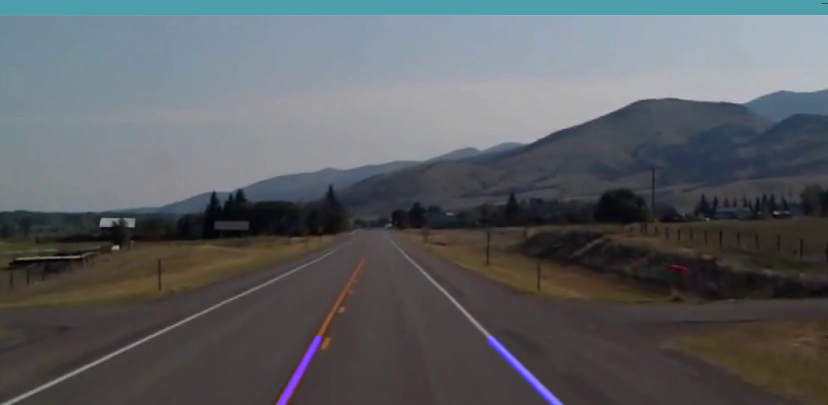
#> input picture frame 22 of laneline detection using python (1).mp4, 1656 x 810 px, given in place of test2.mp4, which was not available (shown at 1/2 size)
$ python 'lane line.py'
#> lines starting #> are read from the running program, lines starting #| are printed output that depends on the picture; after the words box and inside, x2 and y2 are one past the last pixel; in counts of white or black regions, pixels touching at a corner belong together; long printed decimals are rounded; pictures that were not available may be replaced by others from this repository, and a replacement may not be noted
import cv2
import numpy as np
import matplotlib.pyplot as plt

#cv2.imshow("result",gray)
cv2.waitKey(0)

def canny(image):
    gray=cv2.cvtColor(image,cv2.COLOR_RGB2GRAY)
    blur=cv2.GaussianBlur(gray,(5,5),0)
    canny=cv2.Canny(blur,50,150)
    return canny


def ROI(image):
    height =700
    triangle = np.array([[
        (200, height), (1100, height), (550, 250)]])
    mask = np.zeros_like(image)
    cv2.fillPoly(mask, triangle, 255)
    masked_image = cv2.bitwise_and(image, mask)
    return masked_image


def display_line(image, lines):
    line_image = np.zeros_like(image)
    if lines is not None:
        for line in lines:
            x1,y1,x2,y2 = line.reshape(4)
            cv2.line(line_image, (x1,y1), (x2,y2), (255,0,0), 10)
    return line_image

def coordinates(image, line_parameters):
    slope, intercept = line_parameters
    y1 = image.shape[0]
    y2 = int(y1*(3/5))
    x1=int((y1-intercept)/slope)
    x2 = int((y2 - intercept) / slope)
    return np.array([x1,y1,x2,y2])

def average_slope(image, line):
    left_fit=[]
    right_fit = []
    for line in lines:
        x1,y1,x2,y2=line.reshape(4)
        parameters= np.polyfit((x1,x2), (y1,y2), 1)
        print(parameters)
        slope=parameters[0]
        intercept=parameters[1]
        if slope<0:
            left_fit.append((slope, intercept))
        else:
            right_fit.append((slope, intercept))
    left_fit_avg = np.average(left_fit, axis=0)
    right_fit_avg = np.average(right_fit, axis=0)
    left_line = coordinates(image, left_fit_avg)
    right_line = coordinates(image, right_fit_avg)
    return np.array([left_line, right_line])

# [16 lines of commented-out code are left out]
cap = cv2.VideoCapture("test2.mp4")
while (cap.isOpened()):
    ret, frame = cap.read()
#> frame is the input picture: shape (810, 1656, 3); mean B, G, R 98.3, 95.1, 91.3
    if not ret:
        break
    canny_images = canny(frame)
#> in canny, `gray=cv2.cvtColor(image,cv2.COLOR_RGB2GRAY)`:
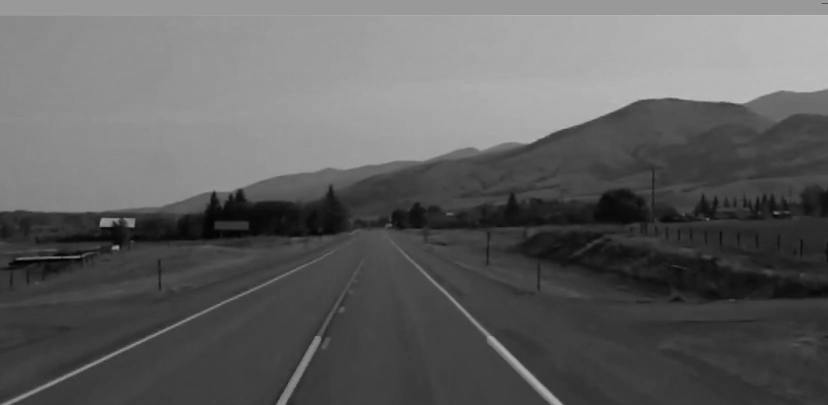
#> gray: shape (810, 1656) (shown at 1/2 size); min 0, max 194, mean 95.6
#> in canny, `canny=cv2.Canny(blur,50,150)`:
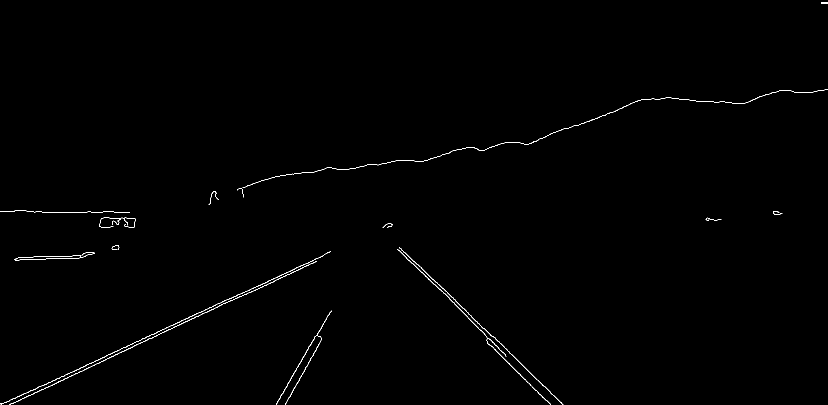
#> canny: shape (810, 1656) (shown at 1/2 size); 0.43% white in thin lines or dots
    cropped_image = ROI(canny_images)
#> in ROI, `cv2.fillPoly(mask, triangle, 255)`:
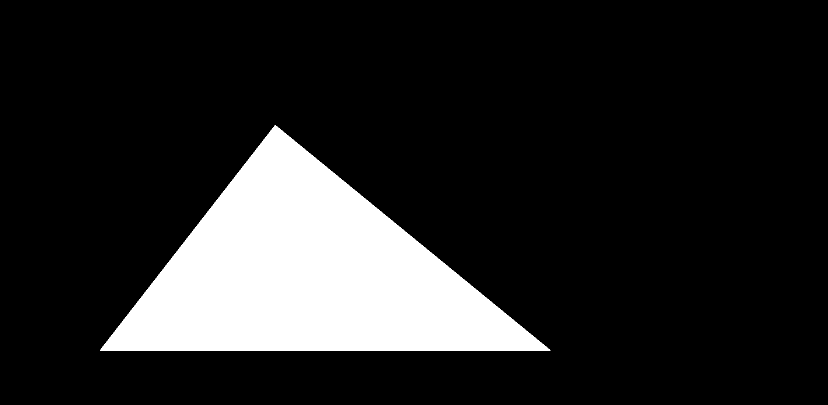
#> mask: shape (810, 1656) (shown at 1/2 size); 15.2% white; 1 white region, box (x1, y1, x2, y2) and area: (200, 250, 1101, 701) 203451
#> in ROI, `masked_image = cv2.bitwise_and(image, mask)`:
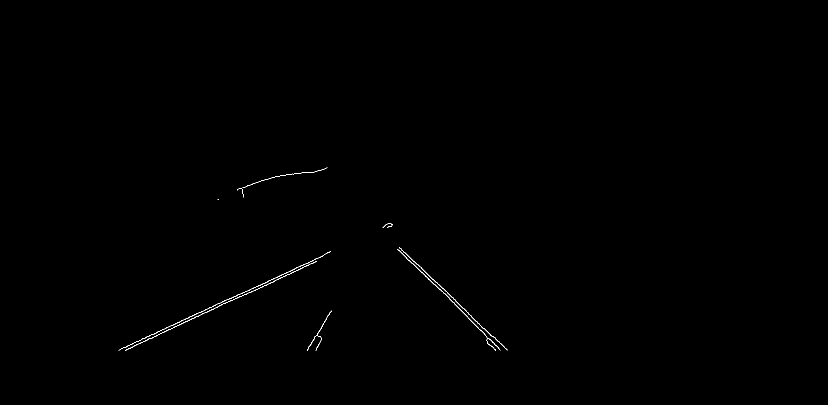
#> masked_image: shape (810, 1656) (shown at 1/2 size); 0.17% white in thin lines or dots, all inside (x1, y1, x2, y2) = (237, 335, 1015, 701)
    lines = cv2.HoughLinesP(cropped_image, 2, np.pi / 180, 100, np.array([]), 40, 5)
#> lines = [[458, 603, 504, 582], [250, 700, 437, 613], [456, 599, 649, 509], [828, 522, 884, 576], [237, 700, 460, 596], [795, 498, 868, 569], [885, 583, 960, 660], [889, 580, 946, 636], [518, 577, 632, 522], [810, 505, 876, 569], [948, 639, 1014, 699], [942, 641, 999, 698]]
    average_lines = average_slope(frame, lines)
#> the loop in average_slope, `for line in lines:` made 12 passes
#> (x1, y1, x2, y2, slope, intercept) on passes 1 to 12: (458, 603, 504, 582, -0.457, 812.1), (250, 700, 437, 613, -0.465, 816.3), (456, 599, 649, 509, -0.466, 811.6), (828, 522, 884, 576, 0.964, -276.4), (237, 700, 460, 596, -0.466, 810.5), (795, 498, 868, 569, 0.973, -275.2), (885, 583, 960, 660, 1.03, -325.6), (889, 580, 946, 636, 0.982, -293.4), (518, 577, 632, 522, -0.482, 826.9), (810, 505, 876, 569, 0.97, -280.5), (948, 639, 1014, 699, 0.909, -222.8), (942, 641, 999, 698, 1, -301)
#| [-4.56521739e-01  8.12086957e+02]
#| [-4.65240642e-01  8.16310160e+02]
#| [-4.66321244e-01  8.11642487e+02]
#| [   0.9643 -276.429]
#| [-4.66367713e-01  8.10529148e+02]
#| [   0.9726 -275.219]
#| [   1.027 -325.6       ]
#| [   0.9825 -293.404]
#> (further printed lines are left out)
#> after the loop in average_slope, `for line in lines:`: left_fit = [(-0.457, 812.1), (-0.465, 816.3), (-0.466, 811.6), (-0.466, 810.5), (-0.482, 826.9)]; right_fit = [(0.964, -276.4), (0.973, -275.2), (1.03, -325.6), (0.982, -293.4), (0.97, -280.5), (0.909, -222.8), (1, -301)]
#> in average_slope, `left_fit_avg = np.average(left_fit, axis=0)`: left_fit_avg = [-0.467, 815.5]
#> in average_slope, `right_fit_avg = np.average(right_fit, axis=0)`: right_fit_avg = [0.975, -282.1]
#> in coordinates, `slope, intercept = line_parameters`: slope = -0.467; intercept = 815.5
#> in coordinates, `x1=int((y1-intercept)/slope)`: x1 = 11
#> in coordinates, `x2 = int((y2 - intercept) / slope)`: x2 = 704
#> in average_slope, `left_line = coordinates(image, left_fit_avg)`: left_line = [11, 810, 704, 486]
#> in average_slope, `right_line = coordinates(image, right_fit_avg)`: right_line = [1120, 810, 787, 486]
#> average_lines = [[11, 810, 704, 486], [1120, 810, 787, 486]]
    line_image = display_line(frame, average_lines)
#> the loop in display_line, `for line in lines:` made 2 passes
    final_image = cv2.addWeighted(frame, 0.8, line_image, 1, 1)
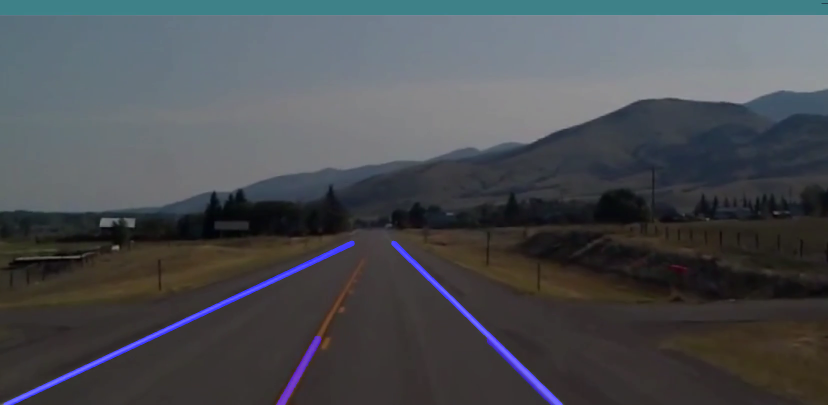
#> final_image: shape (810, 1656, 3) (shown at 1/2 size); mean B, G, R 81.3, 77.1, 74.1
    cv2.imshow("Result", final_image)
    if cv2.waitKey(1) &0xFF == ord('q'):
#> (key q is pressed here)
        break
cap.release()
cv2.destroyAllWindows()

$ run again, starting later in the video
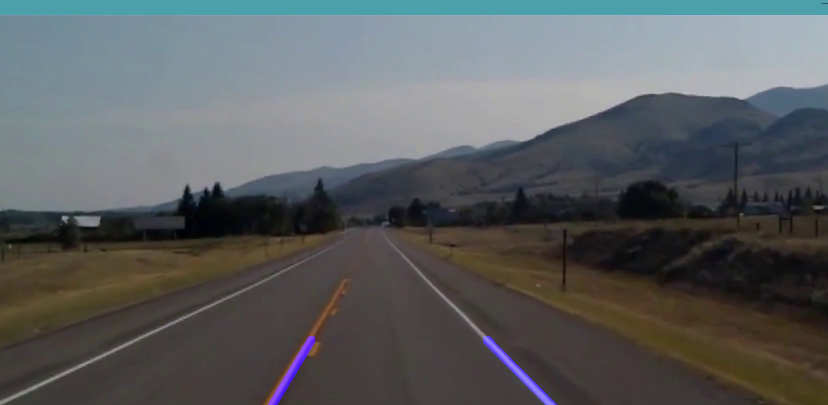
#> input picture frame 102 of laneline detection using python (1).mp4, 1656 x 810 px, given in place of test2.mp4, which was not available (shown at 1/2 size)
#> frame is the input picture: shape (810, 1656, 3); mean B, G, R 95.5, 94.2, 90.8
#> in canny, `canny=cv2.Canny(blur,50,150)`:
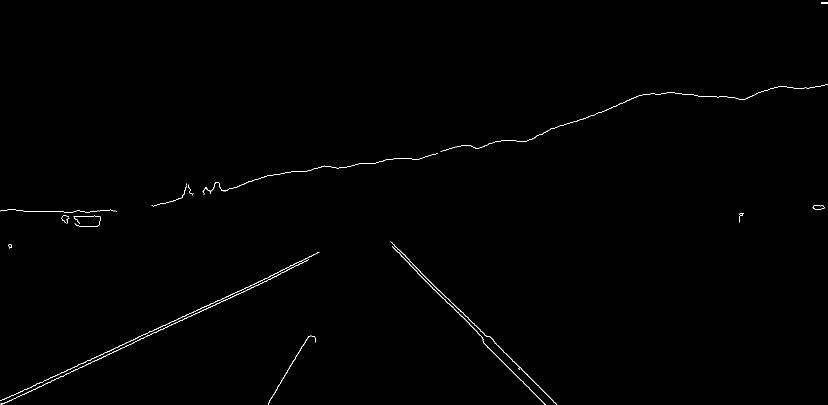
#> canny: shape (810, 1656) (shown at 1/2 size); 0.39% white in thin lines or dots
#> mask: shape (810, 1656); 15.2% white; 1 white region, box (x1, y1, x2, y2) and area: (200, 250, 1101, 701) 203451
#> masked_image: shape (810, 1656); 0.16% white in thin lines or dots, all inside (x1, y1, x2, y2) = (222, 331, 1006, 701)
#> lines = [[234, 700, 560, 548], [222, 700, 437, 600], [784, 493, 835, 544], [781, 483, 841, 543], [841, 545, 973, 672], [559, 542, 637, 504], [819, 529, 922, 632], [382, 626, 463, 589], [924, 632, 965, 676], [575, 539, 617, 519], [465, 588, 638, 504]]
#> the loop in average_slope, `for line in lines:` made 11 passes
#> (x1, y1, x2, y2, slope, intercept) on passes 1 to 8: (234, 700, 560, 548, -0.466, 809.1), (222, 700, 437, 600, -0.465, 803.3), (784, 493, 835, 544, 1, -291), (781, 483, 841, 543, 1, -298), (841, 545, 973, 672, 0.962, -264.1), (559, 542, 637, 504, -0.487, 814.3), (819, 529, 922, 632, 1, -290), (382, 626, 463, 589, -0.457, 800.5)
#> (printed output is left out)
#> after the loop in average_slope, `for line in lines:`: left_fit = [(-0.466, 809.1), (-0.465, 803.3), (-0.487, 814.3), (-0.457, 800.5), (-0.476, 812.8), (-0.486, 813.8)]; right_fit = [(1, -291), (1, -298), (0.962, -264.1), (1, -290), (1.07, -359.6)]
#> left_fit_avg = [-0.473, 809]
#> right_fit_avg = [1.01, -300.6]
#> in coordinates, `slope, intercept = line_parameters`: slope = -0.473; intercept = 809
#> in coordinates, `x1=int((y1-intercept)/slope)`: x1 = -2
#> in coordinates, `x2 = int((y2 - intercept) / slope)`: x2 = 683
#> left_line = [-2, 810, 683, 486]
#> right_line = [1102, 810, 781, 486]
#> average_lines = [[-2, 810, 683, 486], [1102, 810, 781, 486]]
#> the loop in display_line, `for line in lines:` made 2 passes
#> `final_image = cv2.addWeighted(frame, 0.8, line_image, 1, 1)`:
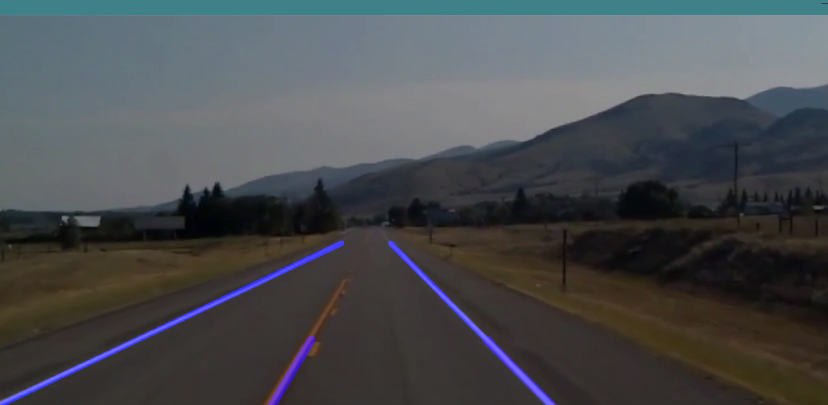
#> final_image: shape (810, 1656, 3) (shown at 1/2 size); mean B, G, R 79.1, 76.3, 73.6

$ run again, starting later in the video
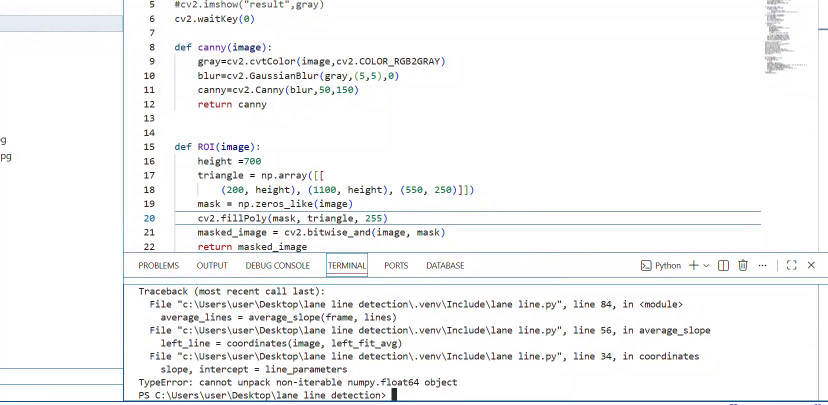
#> input picture frame 182 of laneline detection using python (1).mp4, 1656 x 810 px, given in place of test2.mp4, which was not available (shown at 1/2 size)
#> frame is the input picture: shape (810, 1656, 3); mean B, G, R 245.6, 245.3, 244.7
#> in canny, `canny=cv2.Canny(blur,50,150)`:
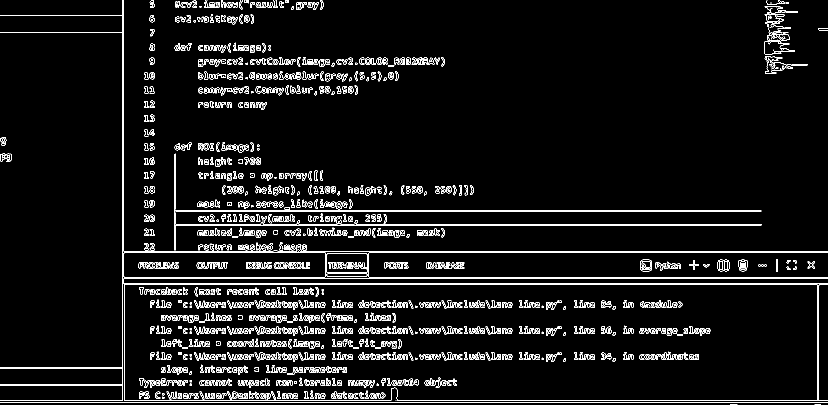
#> canny: shape (810, 1656) (shown at 1/2 size); 5.4% white in thin lines or dots
#> mask: shape (810, 1656); 15.2% white; 1 white region, box (x1, y1, x2, y2) and area: (200, 250, 1101, 701) 203451
#> masked_image: shape (810, 1656); 2% white in thin lines or dots, all inside (x1, y1, x2, y2) = (245, 291, 1060, 701)
#> lines = 194 rows, first 6: [302, 569, 940, 569], [352, 505, 592, 505], [930, 660, 977, 660], [312, 556, 924, 556], [840, 663, 880, 663], [888, 612, 965, 612]
#> the loop in average_slope, `for line in lines:` made 194 passes
#> (x1, y1, x2, y2, slope, intercept) on passes 1 to 3: (302, 569, 940, 569, -1.09e-16, 569), (352, 505, 592, 505, 1.16e-16, 505), (930, 660, 977, 660, 1.34e-15, 660)
#> (printed output is left out)
#> after the loop in average_slope, `for line in lines:`: left_fit = 93 pairs, first value -0.08 to -2.85e-18, second value 347 to 699.4; right_fit = 101 pairs, first value 8.92e-18 to 0.0889, second value 376 to 692
#> left_fit_avg = [-0.00576, 563]
#> right_fit_avg = [0.00855, 546.9]
#> in coordinates, `slope, intercept = line_parameters`: slope = -0.00576; intercept = 563
#> in coordinates, `x1=int((y1-intercept)/slope)`: x1 = -42854
#> in coordinates, `x2 = int((y2 - intercept) / slope)`: x2 = 13366
#> left_line = [-42854, 810, 13366, 486]
#> right_line = [30783, 810, -7131, 486]
#> average_lines = [[-42854, 810, 13366, 486], [30783, 810, -7131, 486]]
#> the loop in display_line, `for line in lines:` made 2 passes
#> `final_image = cv2.addWeighted(frame, 0.8, line_image, 1, 1)`:
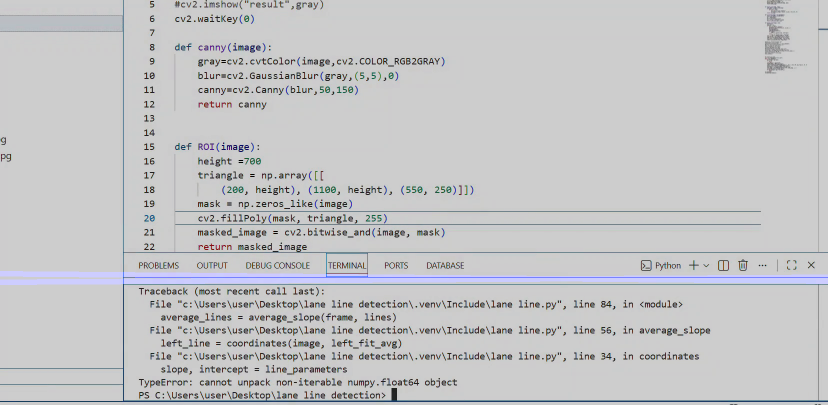
#> final_image: shape (810, 1656, 3) (shown at 1/2 size); mean B, G, R 198.7, 197.2, 196.7
